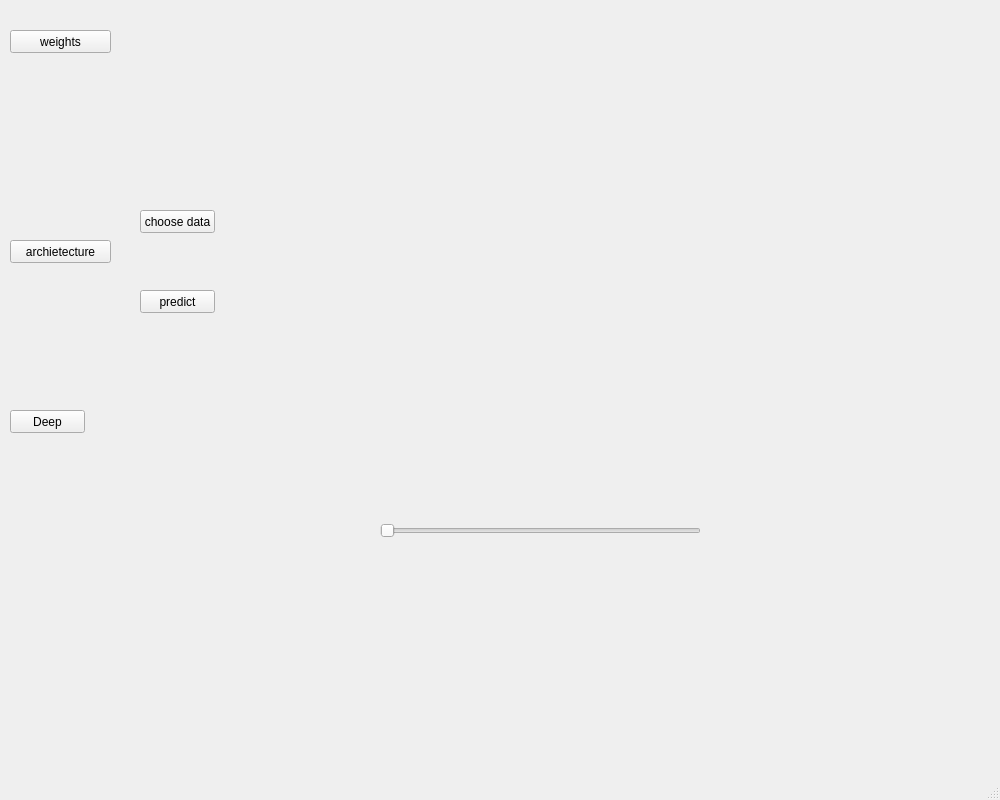
<?xml version="1.0" encoding="UTF-8"?>
<ui version="4.0">
 <class>MainWindow</class>
 <widget class="QMainWindow" name="MainWindow">
  <property name="geometry">
   <rect>
    <x>0</x>
    <y>0</y>
    <width>1000</width>
    <height>800</height>
   </rect>
  </property>
  <property name="windowTitle">
   <string>MainWindow</string>
  </property>
  <widget class="QWidget" name="centralwidget">
   <widget class="MatplotlibWidget" name="matplotlibwidget_static" native="true">
    <property name="geometry">
     <rect>
      <x>490</x>
      <y>10</y>
      <width>210</width>
      <height>700</height>
     </rect>
    </property>
   </widget>
   <widget class="QPushButton" name="pushButton">
    <property name="geometry">
     <rect>
      <x>10</x>
      <y>30</y>
      <width>101</width>
      <height>23</height>
     </rect>
    </property>
    <property name="text">
     <string>weights</string>
    </property>
   </widget>
   <widget class="QPushButton" name="pushButton_2">
    <property name="geometry">
     <rect>
      <x>10</x>
      <y>240</y>
      <width>101</width>
      <height>23</height>
     </rect>
    </property>
    <property name="text">
     <string>archietecture</string>
    </property>
   </widget>
   <widget class="QPushButton" name="pushButton_4">
    <property name="geometry">
     <rect>
      <x>140</x>
      <y>290</y>
      <width>75</width>
      <height>23</height>
     </rect>
    </property>
    <property name="text">
     <string>predict</string>
    </property>
   </widget>
   <widget class="MatplotlibWidget" name="matplotlibwidget_static_2" native="true">
    <property name="geometry">
     <rect>
      <x>260</x>
      <y>30</y>
      <width>881</width>
      <height>701</height>
     </rect>
    </property>
    <widget class="QSlider" name="horizontalSlider">
     <property name="geometry">
      <rect>
       <x>120</x>
       <y>490</y>
       <width>321</width>
       <height>22</height>
      </rect>
     </property>
     <property name="orientation">
      <enum>Qt::Horizontal</enum>
     </property>
    </widget>
   </widget>
   <widget class="QPushButton" name="pushButton_3">
    <property name="geometry">
     <rect>
      <x>140</x>
      <y>210</y>
      <width>75</width>
      <height>23</height>
     </rect>
    </property>
    <property name="text">
     <string>choose data</string>
    </property>
   </widget>
   <widget class="QPushButton" name="pushButton_6">
    <property name="geometry">
     <rect>
      <x>10</x>
      <y>410</y>
      <width>75</width>
      <height>23</height>
     </rect>
    </property>
    <property name="text">
     <string>Deep</string>
    </property>
   </widget>
  </widget>
  <widget class="QMenuBar" name="menubar">
   <property name="geometry">
    <rect>
     <x>0</x>
     <y>0</y>
     <width>1000</width>
     <height>23</height>
    </rect>
   </property>
  </widget>
  <widget class="QStatusBar" name="statusbar"/>
 </widget>
 <customwidgets>
  <customwidget>
   <class>MatplotlibWidget</class>
   <extends>QWidget</extends>
   <header location="global">matplotlibwidget.h</header>
   <container>1</container>
  </customwidget>
 </customwidgets>
 <resources/>
 <connections>
  <connection>
   <sender>pushButton</sender>
   <signal>clicked()</signal>
   <receiver>matplotlibwidget_static</receiver>
   <slot>show()</slot>
   <hints>
    <hint type="sourcelabel">
     <x>84</x>
     <y>56</y>
    </hint>
    <hint type="destinationlabel">
     <x>499</x>
     <y>78</y>
    </hint>
   </hints>
  </connection>
  <connection>
   <sender>pushButton_2</sender>
   <signal>clicked()</signal>
   <receiver>matplotlibwidget_static_2</receiver>
   <slot>show()</slot>
   <hints>
    <hint type="sourcelabel">
     <x>36</x>
     <y>276</y>
    </hint>
    <hint type="destinationlabel">
     <x>275</x>
     <y>219</y>
    </hint>
   </hints>
  </connection>
  <connection>
   <sender>pushButton_2</sender>
   <signal>clicked()</signal>
   <receiver>pushButton_4</receiver>
   <slot>show()</slot>
   <hints>
    <hint type="sourcelabel">
     <x>19</x>
     <y>276</y>
    </hint>
    <hint type="destinationlabel">
     <x>214</x>
     <y>317</y>
    </hint>
   </hints>
  </connection>
  <connection>
   <sender>pushButton</sender>
   <signal>clicked()</signal>
   <receiver>matplotlibwidget_static_2</receiver>
   <slot>hide()</slot>
   <hints>
    <hint type="sourcelabel">
     <x>104</x>
     <y>59</y>
    </hint>
    <hint type="destinationlabel">
     <x>267</x>
     <y>114</y>
    </hint>
   </hints>
  </connection>
  <connection>
   <sender>pushButton</sender>
   <signal>clicked()</signal>
   <receiver>pushButton_4</receiver>
   <slot>hide()</slot>
   <hints>
    <hint type="sourcelabel">
     <x>54</x>
     <y>65</y>
    </hint>
    <hint type="destinationlabel">
     <x>182</x>
     <y>324</y>
    </hint>
   </hints>
  </connection>
  <connection>
   <sender>pushButton_2</sender>
   <signal>clicked()</signal>
   <receiver>matplotlibwidget_static</receiver>
   <slot>hide()</slot>
   <hints>
    <hint type="sourcelabel">
     <x>71</x>
     <y>271</y>
    </hint>
    <hint type="destinationlabel">
     <x>497</x>
     <y>183</y>
    </hint>
   </hints>
  </connection>
  <connection>
   <sender>pushButton</sender>
   <signal>clicked()</signal>
   <receiver>pushButton_3</receiver>
   <slot>hide()</slot>
   <hints>
    <hint type="sourcelabel">
     <x>36</x>
     <y>64</y>
    </hint>
    <hint type="destinationlabel">
     <x>169</x>
     <y>241</y>
    </hint>
   </hints>
  </connection>
  <connection>
   <sender>pushButton_2</sender>
   <signal>clicked()</signal>
   <receiver>pushButton_3</receiver>
   <slot>show()</slot>
   <hints>
    <hint type="sourcelabel">
     <x>21</x>
     <y>266</y>
    </hint>
    <hint type="destinationlabel">
     <x>159</x>
     <y>248</y>
    </hint>
   </hints>
  </connection>
 </connections>
</ui>
